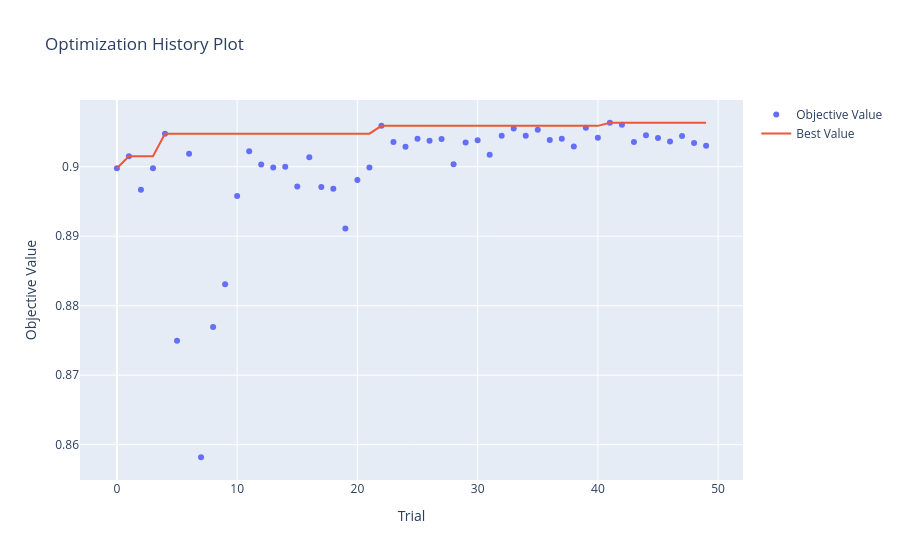

This figure's notebook cell:
### Markdown cell above
##### Resultados Optimización de Hiperparámetros

### Code cell
# Historia de la optimización: AUC de cada trial y mejor AUC acumulado
optuna.visualization.plot_optimization_history(study)

### Figure 1 — Plotly figure (JSON) as saved in the notebook; plotly's stock layout.template omitted (floating-point values rounded to 4 significant figures)
{"data": [{"mode": "markers", "name": "Objective Value", "type": "scatter", "x": [0, 1, 2, 3, 4, 5, 6, 7, 8, 9, 10, 11, 12, 13, 14, 15, 16, 17, 18, 19, 20, 21, 22, 23, 24, 25, 26, 27, 28, 29, 30, 31, 32, 33, 34, 35, 36, 37, 38, 39, 40, 41, 42, 43, 44, 45, 46, 47, 48, 49], "y": [0.8998, 0.9015, 0.8967, 0.8998, 0.9048, 0.875, 0.9019, 0.8582, 0.8769, 0.8831, 0.8958, 0.9022, 0.9003, 0.8999, 0.9, 0.8972, 0.9014, 0.8971, 0.8968, 0.8911, 0.8981, 0.8999, 0.9059, 0.9036, 0.9029, 0.904, 0.9037, 0.904, 0.9003, 0.9035, 0.9038, 0.9017, 0.9045, 0.9055, 0.9045, 0.9053, 0.9038, 0.904, 0.9029, 0.9056, 0.9042, 0.9063, 0.906, 0.9036, 0.9045, 0.9041, 0.9036, 0.9044, 0.9034, 0.903]}, {"mode": "lines", "name": "Best Value", "type": "scatter", "x": [0, 1, 2, 3, 4, 5, 6, 7, 8, 9, 10, 11, 12, 13, 14, 15, 16, 17, 18, 19, 20, 21, 22, 23, 24, 25, 26, 27, 28, 29, 30, 31, 32, 33, 34, 35, 36, 37, 38, 39, 40, 41, 42, 43, 44, 45, 46, 47, 48, 49], "y": [0.8998, 0.9015, 0.9015, 0.9015, 0.9048, 0.9048, 0.9048, 0.9048, 0.9048, 0.9048, 0.9048, 0.9048, 0.9048, 0.9048, 0.9048, 0.9048, 0.9048, 0.9048, 0.9048, 0.9048, 0.9048, 0.9048, 0.9059, 0.9059, 0.9059, 0.9059, 0.9059, 0.9059, 0.9059, 0.9059, 0.9059, 0.9059, 0.9059, 0.9059, 0.9059, 0.9059, 0.9059, 0.9059, 0.9059, 0.9059, 0.9059, 0.9063, 0.9063, 0.9063, 0.9063, 0.9063, 0.9063, 0.9063, 0.9063, 0.9063]}, {"marker": {"color": "#cccccc"}, "mode": "markers", "name": "Infeasible Trial", "showlegend": false, "type": "scatter", "x": [], "y": []}], "layout": {"title": {"text": "Optimization History Plot"}, "xaxis": {"title": {"text": "Trial"}}, "yaxis": {"title": {"text": "Objective Value"}}}}
